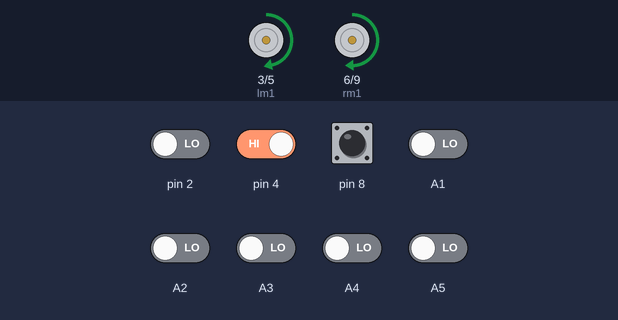
Bench run of a sketch on a simulated Arduino Uno, built with avr-gcc and run on an emulated ATmega328P. On the bench: motor-driver pin pairs drawn as motors (green arrow = first pin HIGH = forward, orange = second pin HIGH = backward, longer = more drive). The test bench sets the inputs (shaded band); at power-on: pin 4, pin 8 HIGH, A1–5, pin 2 LOW.

Above: at 1.2 s.
1.3 s: A2 driven HIGH
At 1.9 s:
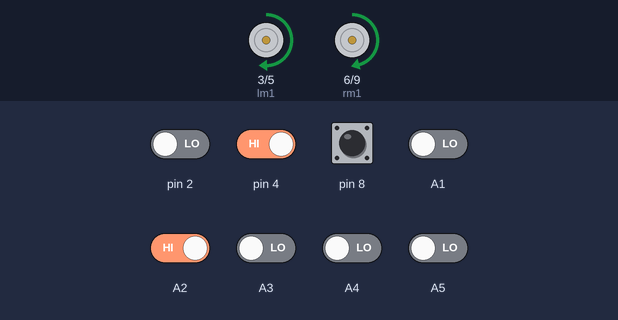
2.8 s: A3 driven HIGH
At 4.0 s:
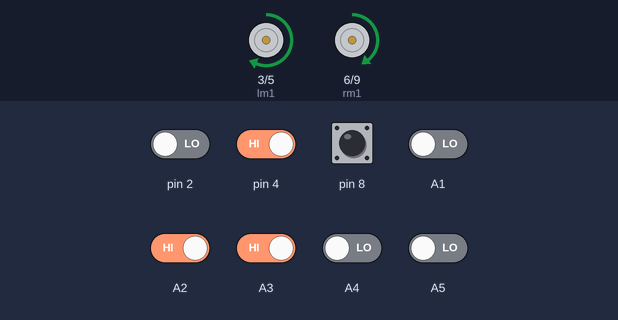
4.3 s: A4 driven HIGH
At 5.4 s:
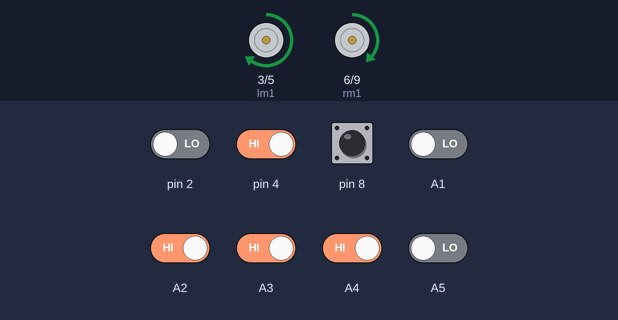
5.8 s: pin 4 driven LOW
At 6.5 s:
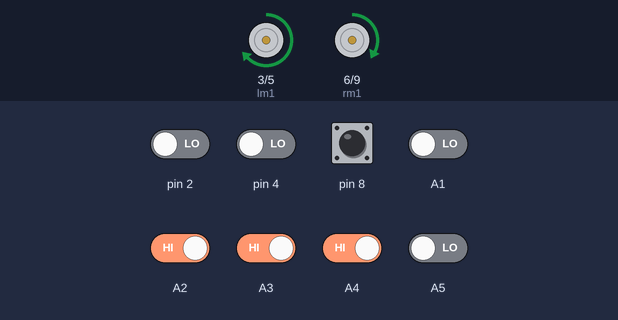
Timing chart, 0 to 8.3 s (numbered marks = the images above; inputs shaded):
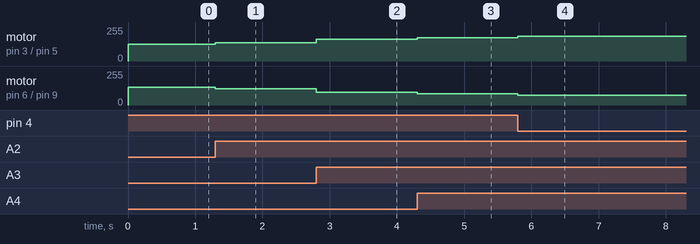

Measured:
- after the input at 1.3 s, motor on pin 3 (lm1) / pin 5 (lm2): forward 125/255 → forward 137/255 at once; motor on pin 6 (rm1) / pin 9 (rm2): forward 135/255 → forward 122/255 at once
- after the input at 2.8 s, motor on pin 3 (lm1) / pin 5 (lm2): forward 137/255 → forward 162/255 at once; motor on pin 6 (rm1) / pin 9 (rm2): forward 122/255 → forward 97/255 at once
- after the input at 4.3 s, motor on pin 3 (lm1) / pin 5 (lm2): forward 162/255 → forward 175/255 at once; motor on pin 6 (rm1) / pin 9 (rm2): forward 97/255 → forward 85/255 at once
- after the input at 5.8 s, motor on pin 3 (lm1) / pin 5 (lm2): forward 175/255 → forward 187/255 at once; motor on pin 6 (rm1) / pin 9 (rm2): forward 85/255 → forward 72/255 at once

The sketch:

LIT_af.ino
```cpp
#define lc 0
#define sc 1
#define lm1 3
#define lm2 5
#define rm1 6
#define rm2 9
int s1, s2, s3, s4, s5, s6, s7, s8;
float error = 0;
float prev_error = 0;
float Kp = 25;
float Kd = 100;
float P = 0;
float D = 0;
float pd = 0;
float lms, rms;
int bs = 125;
int left = 0, right = 0;
int leftthres = 400;
int rightthres = 400;
void compute_speed() {
  lms = bs + pd;
  rms = bs - pd;
}
////////////////////////////

void error_map() {
  if ((s3 == sc) && (s4 == lc) && (s5 == lc) && (s6 == sc)) {
    error = 0;
  }
  else if ((s3 == lc) && (s4 == lc) && (s5 == lc) && (s6 == sc)) {
    error = -0.5;
  }
  else if ((s3 == sc) && (s4 == lc) && (s5 == lc) && (s6 == lc)) {
    error = 0.5;
  }
  else if ((s2 == sc) && (s3 == lc) && (s4 == lc) && (s5 == sc)) {
    error = -1;
  }
  else if ((s4 == sc) && (s5 == lc) && (s6 == lc) && (s7 == sc)) {
    error = 1;
  }
  else if ((s2 == lc) && (s3 == lc) && (s4 == lc) && (s5 == sc)) {
    error = -1.5;
  }
  else if ((s4 == sc) && (s5 == lc) && (s6 == lc) && (s7 == lc)) {
    error = 1.5;
  }
  else if ((s1 == sc) && (s2 == lc) && (s3 == lc) && (s4 == sc)) {
    error = -2;
  }
  else if ((s5 == sc) && (s6 == lc) && (s7 == lc) && (s8 == sc)) {
    error = 2;
  }
  else if ((s1 == lc) && (s2 == lc) && (s3 == lc) && (s4 == sc)) {
    error = -2.5;
  }
  else if ((s5 == sc) && (s6 == lc) && (s7 == lc) && (s8 == lc)) {
    error = 2.5;
  }
}
///////////////////////////////////////

void linefollow() {
  turn();
}
void sharp_left_turn() {
  analogWrite(lm1, 0);
  analogWrite(lm2, 80);
  analogWrite(rm1, 80);
  analogWrite(rm2, 0);
}
////////////////////

void sharp_right_turn() {
  analogWrite(lm1, 80);
  analogWrite(lm2, 0);
  analogWrite(rm1, 0);
  analogWrite(rm2, 80);
}
////////////////////
void turn() {
  analogWrite(lm1, lms);
  analogWrite(lm2, 0);
  analogWrite(rm1, rms + 10);
  analogWrite(rm2, 0);
}
///////////////////////////////
void readsensors() {
  s1 = digitalRead(8);
  s2 = digitalRead(A1);
  s3 = digitalRead(A2);
  s4 = digitalRead(A3);
  s5 = digitalRead(A4);
  s6 = digitalRead(A5);
  s7 = digitalRead(2);
  s8 = digitalRead(4);
}

//////////////////////////

void setup() {
  pinMode(lm1, OUTPUT);
  pinMode(lm2, OUTPUT);
  pinMode(rm1, OUTPUT);
  pinMode(rm2, OUTPUT);
  pinMode(A0, INPUT);
  pinMode(A2, INPUT);
  pinMode(A3, INPUT);
  pinMode(A4, INPUT);
  pinMode(A5, INPUT);
  pinMode(A1, INPUT);
  pinMode(12, INPUT);
  pinMode(13, INPUT);
}

///////////////////////

void loop() {
  readsensors();
  error_map();
  if (s1 == lc) {
    left = 0;
  }
  if (s8 == lc) {
    right = 0;
  }
  if ((s1 != lc) && (s2 != lc) && (s3 != lc) && (s4 != lc) && (s5 != lc) && (s6 != lc) && (s7 != lc) && (s8 != lc)) {
    if ((left > leftthres) && (right < rightthres)) {
      readsensors();
      while ((s4 != lc) && (s5 != lc)) {
        sharp_right_turn();
        readsensors();
      }
    }
    else if ((left < leftthres) && (right > rightthres)) {
      readsensors();
      while ((s4 != lc) && (s5 != lc)) {
        sharp_left_turn();
        readsensors();
      }
    }
  }
  left = left + 1;
  right = right + 1;
  if (left > 20000) {
    left = 1000;
  }
  if (right > 20000) {
    right = 1000;
  }
  P = Kp * error;
  D = Kd * (error - prev_error);
  pd = P + D;
  compute_speed();
  linefollow();
  prev_error = error;

}


//////////////////////////
```
